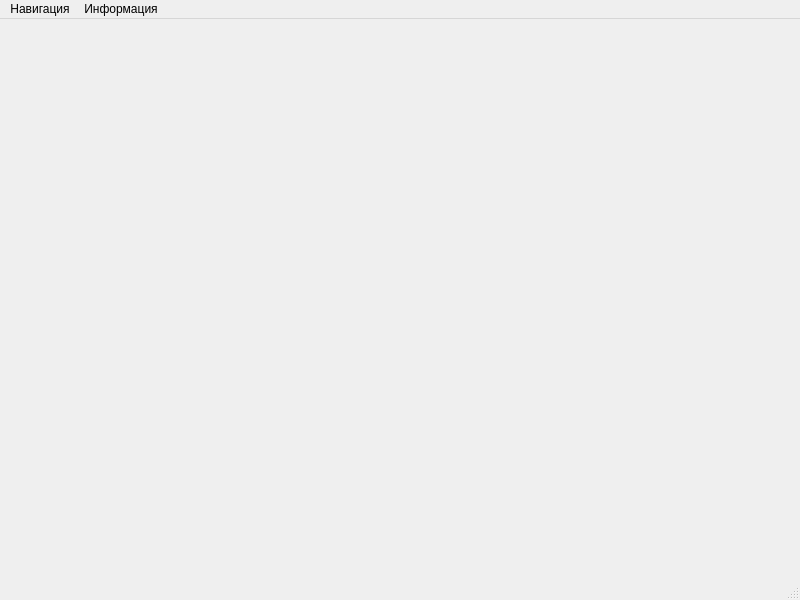
<?xml version="1.0" encoding="UTF-8"?>
<ui version="4.0">
 <class>MainWindow</class>
 <widget class="QMainWindow" name="MainWindow">
  <property name="geometry">
   <rect>
    <x>0</x>
    <y>0</y>
    <width>800</width>
    <height>600</height>
   </rect>
  </property>
  <property name="windowTitle">
   <string>Кинотеатры</string>
  </property>
  <widget class="QWidget" name="centralwidget">
   <layout class="QGridLayout" name="gridLayout">
    <item row="0" column="0">
     <widget class="QStackedWidget" name="widgets">
      <property name="currentIndex">
       <number>-1</number>
      </property>
     </widget>
    </item>
   </layout>
  </widget>
  <widget class="QMenuBar" name="menubar">
   <property name="geometry">
    <rect>
     <x>0</x>
     <y>0</y>
     <width>800</width>
     <height>26</height>
    </rect>
   </property>
   <widget class="QMenu" name="navigation">
    <property name="title">
     <string>Навигация</string>
    </property>
    <addaction name="backward"/>
    <addaction name="drop_stack"/>
   </widget>
   <widget class="QMenu" name="information">
    <property name="title">
     <string>Информация</string>
    </property>
    <addaction name="source"/>
    <addaction name="info"/>
    <addaction name="contacts"/>
   </widget>
   <addaction name="navigation"/>
   <addaction name="information"/>
  </widget>
  <widget class="QStatusBar" name="statusbar"/>
  <action name="backward">
   <property name="text">
    <string>Назад</string>
   </property>
  </action>
  <action name="drop_stack">
   <property name="text">
    <string>Вернуться в меню</string>
   </property>
  </action>
  <action name="source">
   <property name="text">
    <string>Исходный код</string>
   </property>
  </action>
  <action name="info">
   <property name="text">
    <string>Инфо</string>
   </property>
  </action>
  <action name="contacts">
   <property name="text">
    <string>Контакты</string>
   </property>
  </action>
 </widget>
 <resources/>
 <connections/>
</ui>
